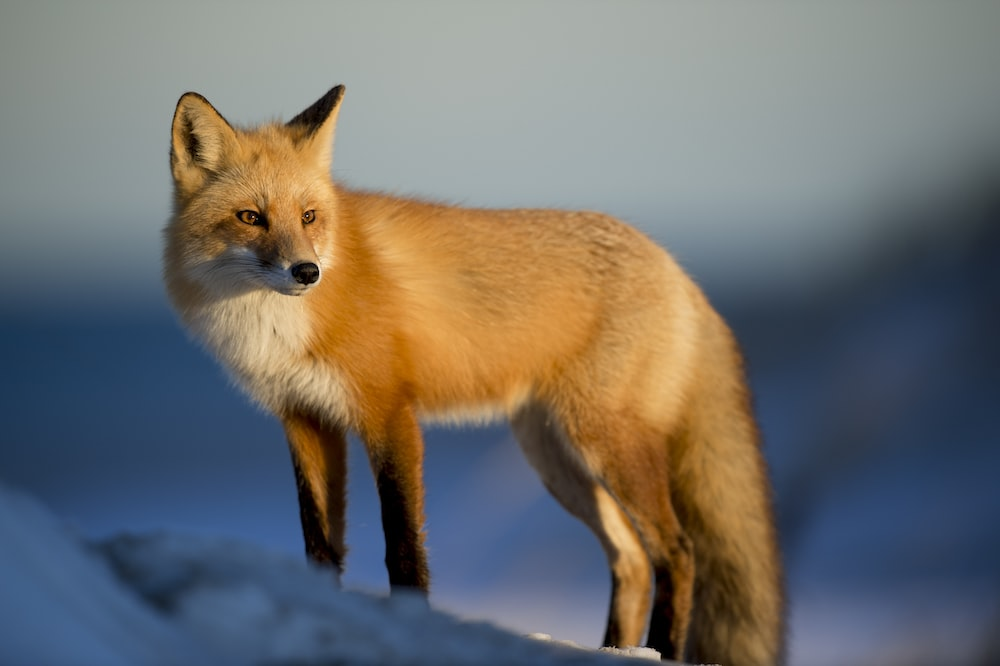
#> input picture test2.jpeg, 1000 x 666 px
$ python MotionCapture.py
#> lines starting #> are read from the running program, lines starting #| are printed output that depends on the picture; after the words box and inside, x2 and y2 are one past the last pixel; in counts of white or black regions, pixels touching at a corner belong together
### QuickHull.py
from scipy.spatial import ConvexHull
import numpy as np
import time

# [16 lines left out: function QuickHull, not called in this run]

def getNpArrayFromCH(points):
     # Compute the convex hull
    hull = ConvexHull(points)

     # Get the convex hull points
    convex_hull_points = []
    for vertex in hull.vertices:
        convex_hull_points.append((points[vertex][0], points[vertex][1]))

    return np.array(convex_hull_points, dtype=np.int32)


# Visualize the convex hull (optional)
# [22 lines left out: function plotQuickHull, not called in this run]

# [9 lines that do not run on import are left out]

### MotionCapture.py
import cv2
import numpy as np
from QuickHull import getNpArrayFromCH  # Replace with your convex hull algorithm

def find_animal(image_path):
    # Load the image
#> called with image_path = 'test2.jpeg'
    image = cv2.imread(image_path)
#> image is the input picture: shape (666, 1000, 3); mean B, G, R 108, 111.3, 112.8

    # Convert the image to the HSV color space
    hsv = cv2.cvtColor(image, cv2.COLOR_BGR2HSV)
#> hsv: shape (666, 1000, 3); mean H, S, V 74.7, 97.6, 135.6

    # Define the lower and upper bounds for the color range of the animal (adjust as needed)
    lower_color = np.array([5, 50, 50])  # Lower bound for orange color
    upper_color = np.array([15, 255, 255])  # Upper bound for orange color

    # Create a mask for the specified color range
    mask = cv2.inRange(hsv, lower_color, upper_color)
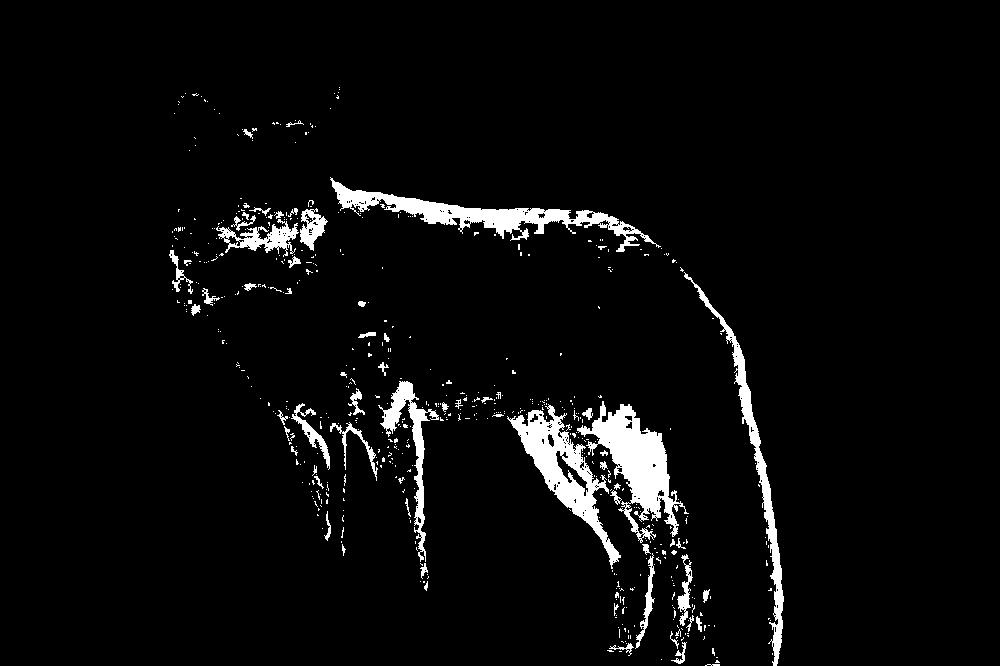
#> mask: shape (666, 1000); 4.3% white; 568 white regions (503 under 20 px)

    # Find contours in the mask
    contours, _ = cv2.findContours(mask, cv2.RETR_EXTERNAL, cv2.CHAIN_APPROX_SIMPLE)
#> contours = 567 contours, 529 with area under 20; largest, box (x1, y1, x2, y2) and area: (577, 401, 689, 543) 5118, (507, 404, 621, 569) 4951, (330, 177, 661, 252) 4615, (684, 272, 784, 666) 2707, (378, 381, 439, 562) 1754

    # Find the largest contour (assuming it represents the animal)
    if contours:
        largest_contour = max(contours, key=cv2.contourArea)
#> largest_contour = contour of 637 points, box (x1, y1, x2, y2) (577, 401, 689, 543), area 5118
        print(len(largest_contour))
#| 637

        # Compute the convex hull of the animal contour
        convex_hull = getNpArrayFromCH(points=[tuple(point[0]) for point in largest_contour])
#> the loop in getNpArrayFromCH, `for vertex in hull.vertices:` made 15 passes
#> vertex on passes 1 to 12: 32, 0, 636, 602, 559, 489, 437, 435, 222, 221, 218, 205
#> after the loop in getNpArrayFromCH, `for vertex in hull.vertices:`: convex_hull_points = [(577, 428), (602, 401), (603, 401), (629, 404), (661, 433), (688, 513), (677, 533), (673, 536), (641, 542), (640, 542), (638, 540), (631, 530), (618, 509), (588, 454), (577, 430)]
#> convex_hull = 15 rows, first 8: [577, 428], [602, 401], [603, 401], [629, 404], [661, 433], [688, 513], [677, 533], [673, 536]

        # Create a binary mask for the animal
        animal_mask = np.zeros_like(image)

        cv2.fillPoly(animal_mask, [convex_hull], (255, 255, 255))
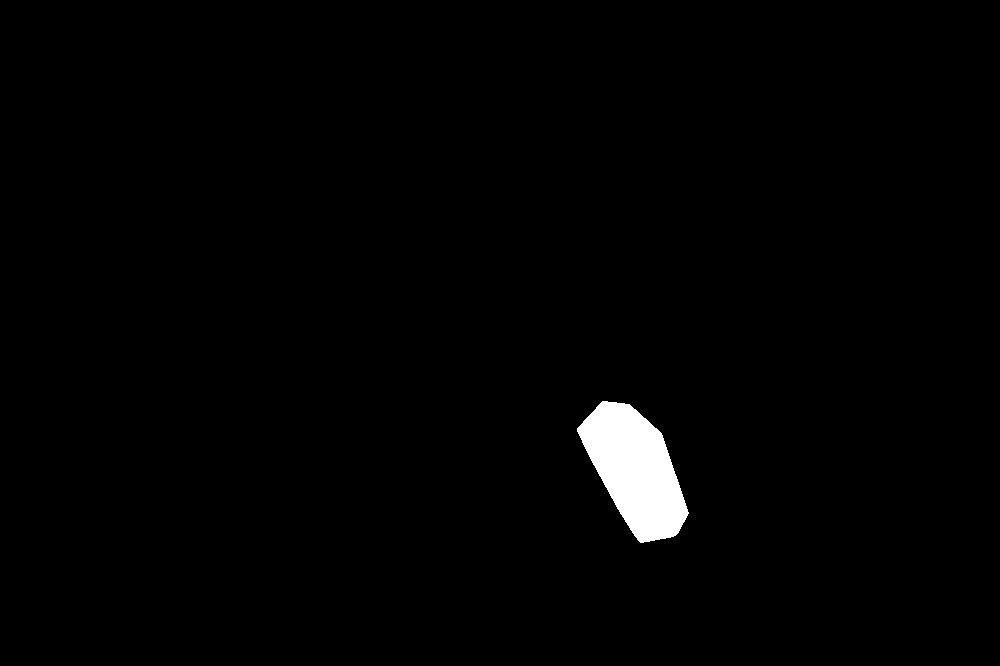
#> animal_mask: shape (666, 1000, 3); 1.4% white; 1 white region, box (x1, y1, x2, y2) and area: (577, 401, 689, 543) 9349

        # Crop the animal region from the original image
        cropped_animal = cv2.bitwise_and(image, animal_mask)

        return cropped_animal

    else:
        return None

def main():
    image_path = 'test2.jpeg'  # Replace with the path to your animal image
    cropped_animal = find_animal(image_path)

    if cropped_animal is not None:
        # Save the cropped animal region as a new image file
        output_filename = 'newfile.jpeg'
        cv2.imwrite(output_filename, cropped_animal)
        print(f"Saved the cropped animal as '{output_filename}'")
    else:
        print("No animal contour found in the image.")

if __name__ == '__main__':
    main()

$ run again, with testanimalimage.jpeg copied over test2.jpeg
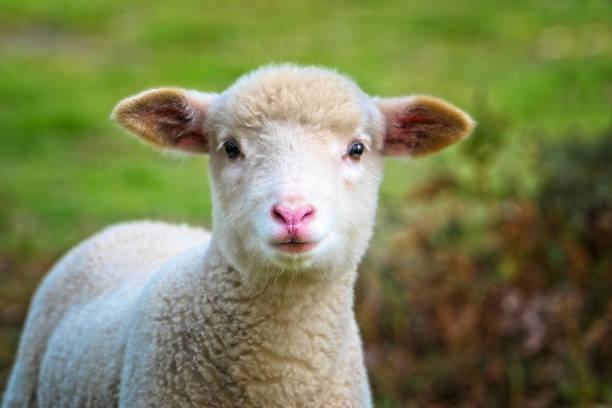
#> input picture testanimalimage.jpeg, 612 x 408 px
#> in find_animal, image is the input picture: shape (408, 612, 3); mean B, G, R 85.5, 129, 123.4
#> hsv: shape (408, 612, 3); mean H, S, V 41.2, 113.5, 136.8
#> in find_animal, `mask = cv2.inRange(hsv, lower_color, upper_color)`:
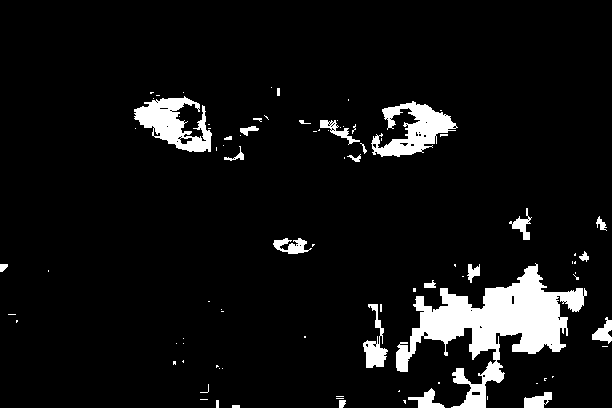
#> mask: shape (408, 612); 7.1% white; 88 white regions (62 under 20 px)
#> contours = 88 contours, 69 with area under 20; largest, box (x1, y1, x2, y2) and area: (396, 263, 587, 408) 9057, (134, 96, 212, 152) 2112, (371, 101, 458, 157) 2086, (363, 304, 388, 368) 538, (273, 238, 312, 254) 276
#> largest_contour = contour of 496 points, box (x1, y1, x2, y2) (396, 263, 587, 408), area 9057
#| 496
#> the loop in getNpArrayFromCH, `for vertex in hull.vertices:` made 16 passes
#> vertex on passes 1 to 8: 83, 59, 0, 494, 451, 449, 448, 445
#> after the loop in getNpArrayFromCH, `for vertex in hull.vertices:`: convex_hull_points = [(416, 296), (440, 288), (535, 263), (537, 264), (584, 288), (586, 291), (586, 295), (583, 305), (565, 346), (559, 351), (485, 407), (451, 407), (397, 370), (396, 367), (396, 352), (397, 346)]
#> convex_hull = 16 rows, first 8: [416, 296], [440, 288], [535, 263], [537, 264], [584, 288], [586, 291], [586, 295], [583, 305]
#> animal_mask: shape (408, 612, 3); 7.5% white; 1 white region, box (x1, y1, x2, y2) and area: (396, 263, 587, 408) 18611
#> in find_animal, `cropped_animal = cv2.bitwise_and(image, animal_mask)`:
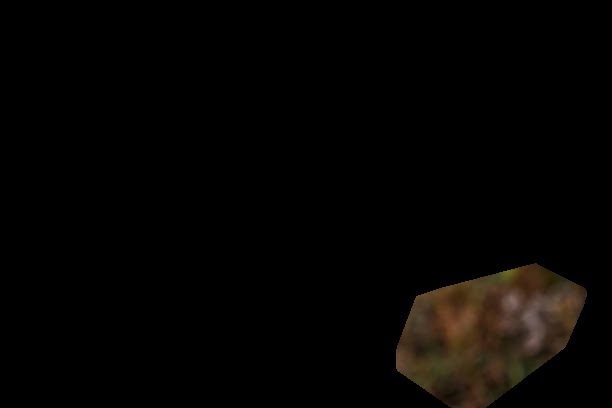
#> cropped_animal: shape (408, 612, 3); mean B, G, R 2.4, 3.9, 5.3
